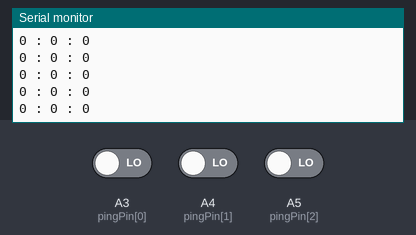
A sketch run on a simulated Arduino Zero (SAMD21). Parts: the last lines printed to the serial monitor. The test bench sets the inputs (shaded band); at power-on: A3 (pingPin[0]) LOW, A4 (pingPin[1]) LOW, A5 (pingPin[2]) LOW.

Above: at 1.2 s.
1.3 s: A3 (pingPin[0]) driven HIGH
At 1.33 s:
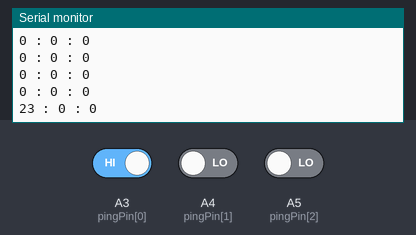
2.8 s: A4 (pingPin[1]) driven HIGH
At 2.83 s:
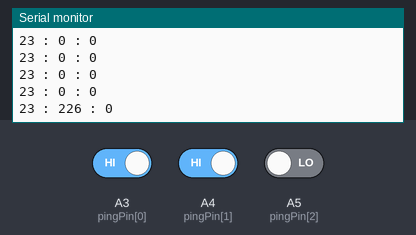
4.3 s: A5 (pingPin[2]) driven HIGH
At 4.34 s:
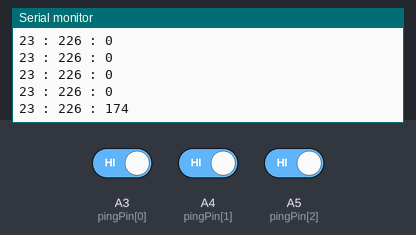
5.8 s: A3 (pingPin[0]) driven LOW
At 5.84 s:
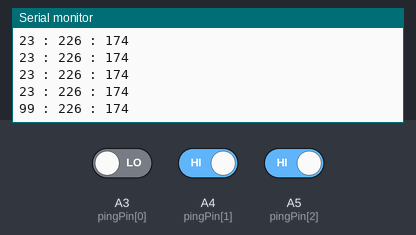
7.3 s: A4 (pingPin[1]) driven LOW
At 7.34 s:
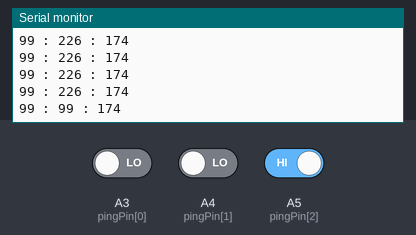
8.8 s: A5 (pingPin[2]) driven LOW
At 8.85 s:
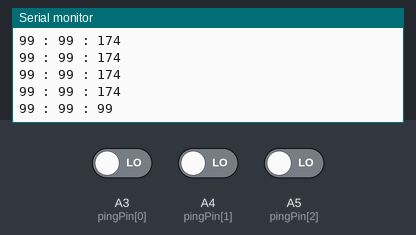
Timing chart, 0 to 11.3 s (numbered marks = the images above; inputs shaded):
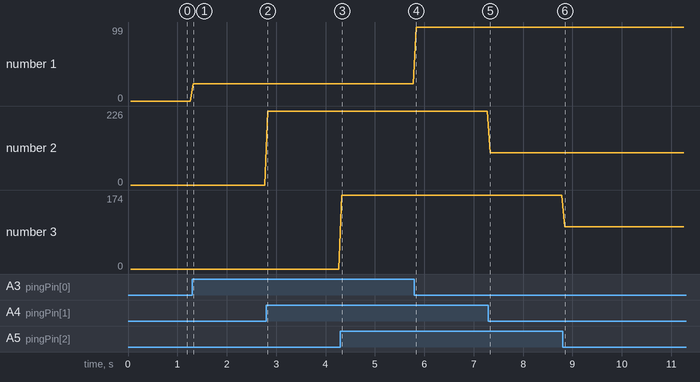

Measured:
- after the input at 1.3 s, the serial monitor: prints a new line at once (image 1)
- after the input at 2.8 s, the serial monitor: prints a new line at once (image 2)
- after the input at 4.3 s, the serial monitor: prints a new line at once (image 3)
- after the input at 5.8 s, the serial monitor: prints a new line at once (image 4)
- after the input at 7.3 s, the serial monitor: prints a new line at once (image 5)
- after the input at 8.8 s, the serial monitor: prints a new line at once (image 6)
- plotted number 1: 0 → 23 after the input at 1.3 s, 23 → 99 after the input at 5.8 s
- plotted number 2: 0 → 226 after the input at 2.8 s

The sketch:

pingDistance_3sensors.ino
```cpp
//
//code pour Parallax Ping)))
//
//capteur de distance ultrasonique numérique
//range de quelques centimètres à 1m environ (pas précis au delà)
//
//Le fonctionnement des interrupt sur arduino ne permet pas de créer une seule fonction générique, j'ai donc du créer trois fonctions pingDistance#...
//

//echoTime et startTime nécessaires pour le calcul de distance
long echoTime[3];
long startTime[3];
//valeur mesurée par le ping)))
byte distance[3];

//pin "sig" du ping)))
byte pingPin[] = {
  17,18,19};


void setup() {
  attachInterrupt(pingPin[0],pingDistance0,CHANGE);
  attachInterrupt(pingPin[1],pingDistance1,CHANGE);
  attachInterrupt(pingPin[2],pingDistance2,CHANGE);
  Serial2.begin(9600);
}

void loop() {
  for(int i=0; i<3; i++){
    triggerPingDistance(i); // Permet de mettre en fonctionnement le ping pour une mesure et de lancer le calcul de distance dans la cm9 par la meme occasion
    delay(20); // le ping se réfréchi à une fréquence de 50Hz
  }

  SerialUSB.print(distance[0]);
  SerialUSB.print(" : ");
  SerialUSB.print(distance[1]);
  SerialUSB.print(" : ");
  SerialUSB.println(distance[2]);
}

void triggerPingDistance(int sensorNumber){
  pinMode(pingPin[sensorNumber], OUTPUT);
  digitalWrite(pingPin[sensorNumber], LOW);
  delayMicroseconds(5);
  digitalWrite(pingPin[sensorNumber], HIGH);
  delayMicroseconds(5);
  pinMode(pingPin[sensorNumber], INPUT);
}

void pingDistance0(){
    echoTime[0] = micros()-startTime[0];
    startTime[0] = micros();
    distance[0] = echoTime[0]/57;
}

void pingDistance1(){
    echoTime[1] = micros()-startTime[1];
    startTime[1] = micros();
    distance[1] = echoTime[1]/57;
}

void pingDistance2(){
    echoTime[2] = micros()-startTime[2];
    startTime[2] = micros();
    distance[2] = echoTime[2]/57;
}
```
